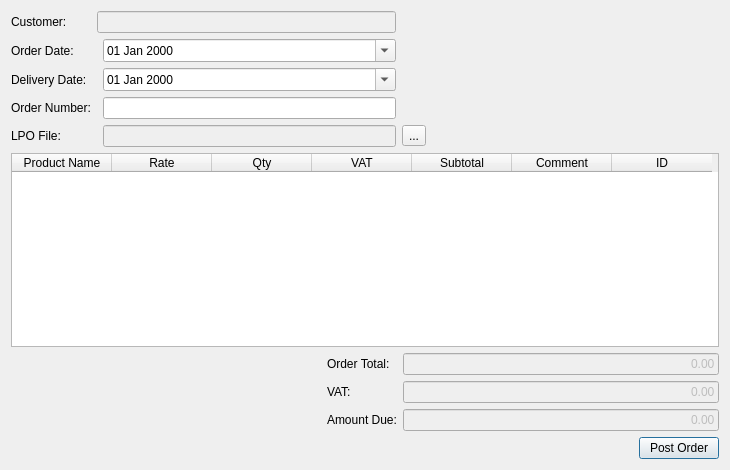
<?xml version="1.0" encoding="UTF-8"?>
<ui version="4.0">
 <class>NewLPO</class>
 <widget class="QDialog" name="NewLPO">
  <property name="geometry">
   <rect>
    <x>0</x>
    <y>0</y>
    <width>730</width>
    <height>470</height>
   </rect>
  </property>
  <property name="windowTitle">
   <string>New LPO</string>
  </property>
  <layout class="QVBoxLayout" name="verticalLayout">
   <item>
    <layout class="QGridLayout" name="gridLayout">
     <item row="1" column="2">
      <widget class="QDateEdit" name="dtpOrderDate">
       <property name="displayFormat">
        <string>dd MMM yyyy</string>
       </property>
       <property name="calendarPopup">
        <bool>true</bool>
       </property>
      </widget>
     </item>
     <item row="2" column="2">
      <widget class="QDateEdit" name="dtpDeliveryDate">
       <property name="displayFormat">
        <string>dd MMM yyyy</string>
       </property>
       <property name="calendarPopup">
        <bool>true</bool>
       </property>
      </widget>
     </item>
     <item row="1" column="0">
      <widget class="QLabel" name="label_2">
       <property name="text">
        <string>Order Date:</string>
       </property>
      </widget>
     </item>
     <item row="1" column="4">
      <spacer name="horizontalSpacer">
       <property name="orientation">
        <enum>Qt::Horizontal</enum>
       </property>
       <property name="sizeHint" stdset="0">
        <size>
         <width>40</width>
         <height>20</height>
        </size>
       </property>
      </spacer>
     </item>
     <item row="3" column="2">
      <widget class="QLineEdit" name="txtOrderNumber"/>
     </item>
     <item row="4" column="2">
      <widget class="QLineEdit" name="txtFileName">
       <property name="enabled">
        <bool>false</bool>
       </property>
      </widget>
     </item>
     <item row="2" column="0">
      <widget class="QLabel" name="label_3">
       <property name="text">
        <string>Delivery Date:</string>
       </property>
      </widget>
     </item>
     <item row="3" column="0">
      <widget class="QLabel" name="label_4">
       <property name="text">
        <string>Order Number:</string>
       </property>
      </widget>
     </item>
     <item row="0" column="0">
      <widget class="QLabel" name="label">
       <property name="text">
        <string>Customer:</string>
       </property>
      </widget>
     </item>
     <item row="4" column="3">
      <widget class="QToolButton" name="toolButton">
       <property name="text">
        <string>...</string>
       </property>
      </widget>
     </item>
     <item row="4" column="0">
      <widget class="QLabel" name="label_8">
       <property name="text">
        <string>LPO File:</string>
       </property>
      </widget>
     </item>
     <item row="0" column="1" colspan="2">
      <widget class="QLineEdit" name="txtCustomer">
       <property name="enabled">
        <bool>false</bool>
       </property>
      </widget>
     </item>
    </layout>
   </item>
   <item>
    <widget class="QTableWidget" name="tblOrderDetails">
     <column>
      <property name="text">
       <string>Product Name</string>
      </property>
     </column>
     <column>
      <property name="text">
       <string>Rate</string>
      </property>
     </column>
     <column>
      <property name="text">
       <string>Qty</string>
      </property>
     </column>
     <column>
      <property name="text">
       <string>VAT</string>
      </property>
     </column>
     <column>
      <property name="text">
       <string>Subtotal</string>
      </property>
     </column>
     <column>
      <property name="text">
       <string>Comment</string>
      </property>
     </column>
     <column>
      <property name="text">
       <string>ID</string>
      </property>
     </column>
    </widget>
   </item>
   <item>
    <layout class="QGridLayout" name="gridLayout_2">
     <item row="2" column="2">
      <widget class="QLineEdit" name="txtAmountDue">
       <property name="enabled">
        <bool>false</bool>
       </property>
       <property name="text">
        <string>0.00</string>
       </property>
       <property name="alignment">
        <set>Qt::AlignRight|Qt::AlignTrailing|Qt::AlignVCenter</set>
       </property>
      </widget>
     </item>
     <item row="1" column="1">
      <widget class="QLabel" name="label_6">
       <property name="text">
        <string>VAT:</string>
       </property>
      </widget>
     </item>
     <item row="0" column="1">
      <widget class="QLabel" name="label_5">
       <property name="text">
        <string>Order Total:</string>
       </property>
      </widget>
     </item>
     <item row="0" column="2">
      <widget class="QLineEdit" name="txtOrderTotal">
       <property name="enabled">
        <bool>false</bool>
       </property>
       <property name="styleSheet">
        <string notr="true">font: 75 11pt &quot;MS Shell Dlg 2&quot;;</string>
       </property>
       <property name="text">
        <string>0.00</string>
       </property>
       <property name="alignment">
        <set>Qt::AlignRight|Qt::AlignTrailing|Qt::AlignVCenter</set>
       </property>
      </widget>
     </item>
     <item row="1" column="2">
      <widget class="QLineEdit" name="txtVAT">
       <property name="enabled">
        <bool>false</bool>
       </property>
       <property name="text">
        <string>0.00</string>
       </property>
       <property name="alignment">
        <set>Qt::AlignRight|Qt::AlignTrailing|Qt::AlignVCenter</set>
       </property>
      </widget>
     </item>
     <item row="2" column="1">
      <widget class="QLabel" name="label_7">
       <property name="text">
        <string>Amount Due:</string>
       </property>
      </widget>
     </item>
     <item row="1" column="0">
      <spacer name="horizontalSpacer_2">
       <property name="orientation">
        <enum>Qt::Horizontal</enum>
       </property>
       <property name="sizeHint" stdset="0">
        <size>
         <width>40</width>
         <height>20</height>
        </size>
       </property>
      </spacer>
     </item>
    </layout>
   </item>
   <item>
    <layout class="QHBoxLayout" name="horizontalLayout">
     <item>
      <spacer name="horizontalSpacer_3">
       <property name="orientation">
        <enum>Qt::Horizontal</enum>
       </property>
       <property name="sizeHint" stdset="0">
        <size>
         <width>40</width>
         <height>20</height>
        </size>
       </property>
      </spacer>
     </item>
     <item>
      <widget class="QPushButton" name="cmdPostOrder">
       <property name="text">
        <string>Post Order</string>
       </property>
      </widget>
     </item>
    </layout>
   </item>
  </layout>
 </widget>
 <resources/>
 <connections/>
</ui>
